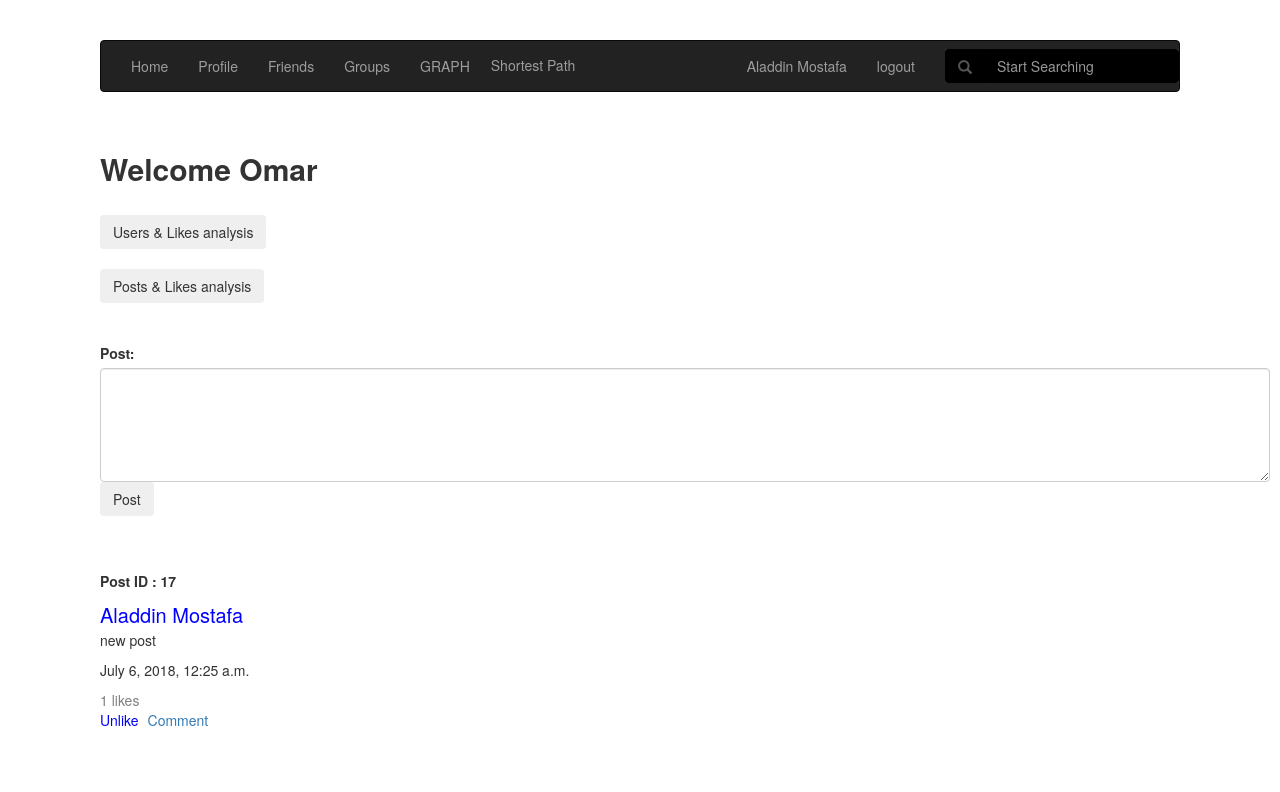
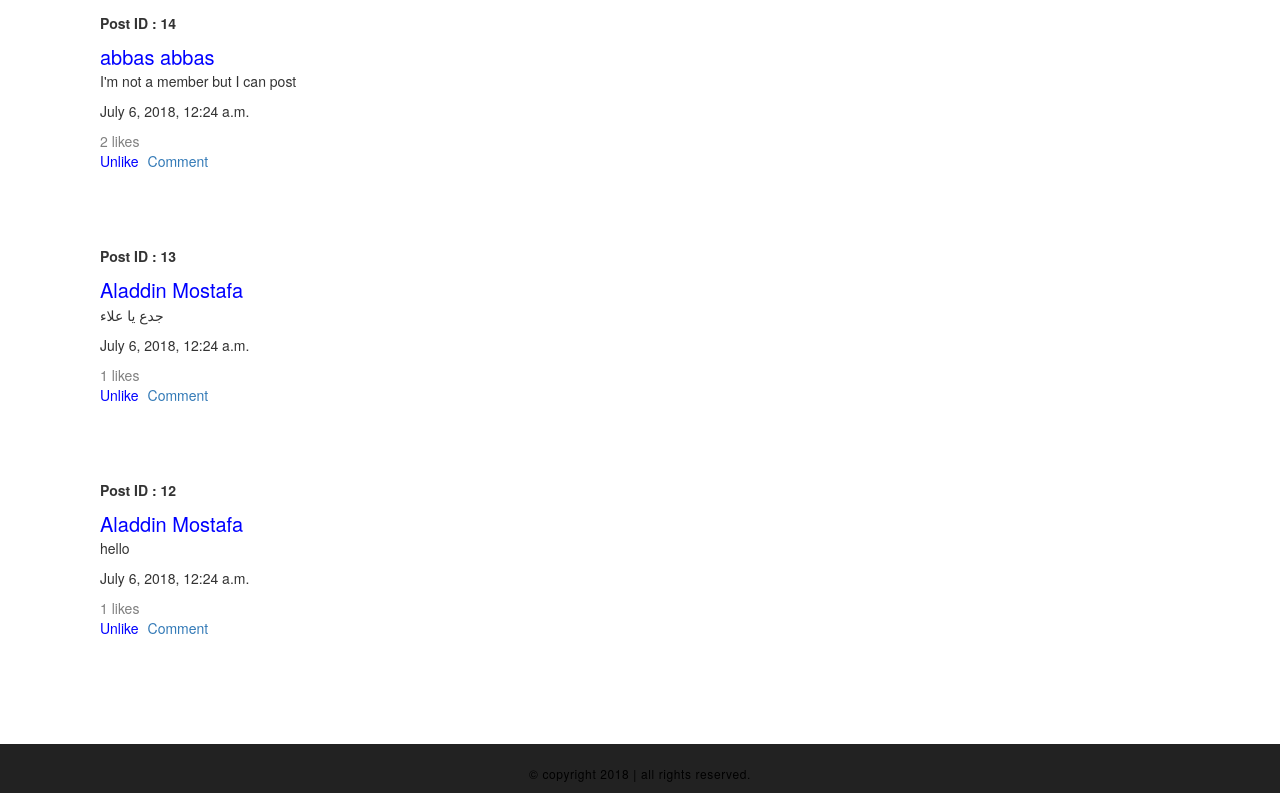
Before: /groups/1/ (signed in) with the older database file (2 pictures, top to bottom).
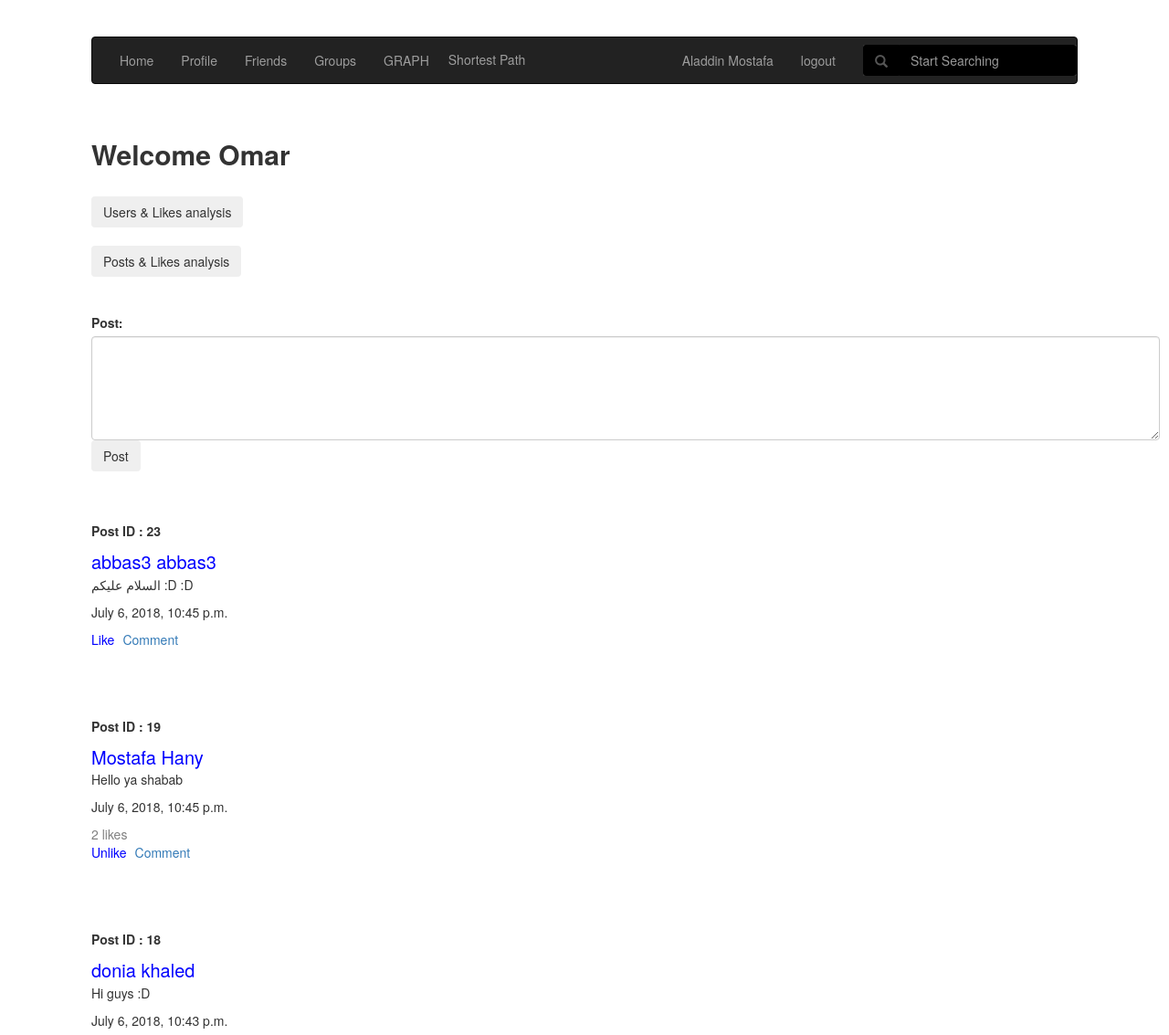
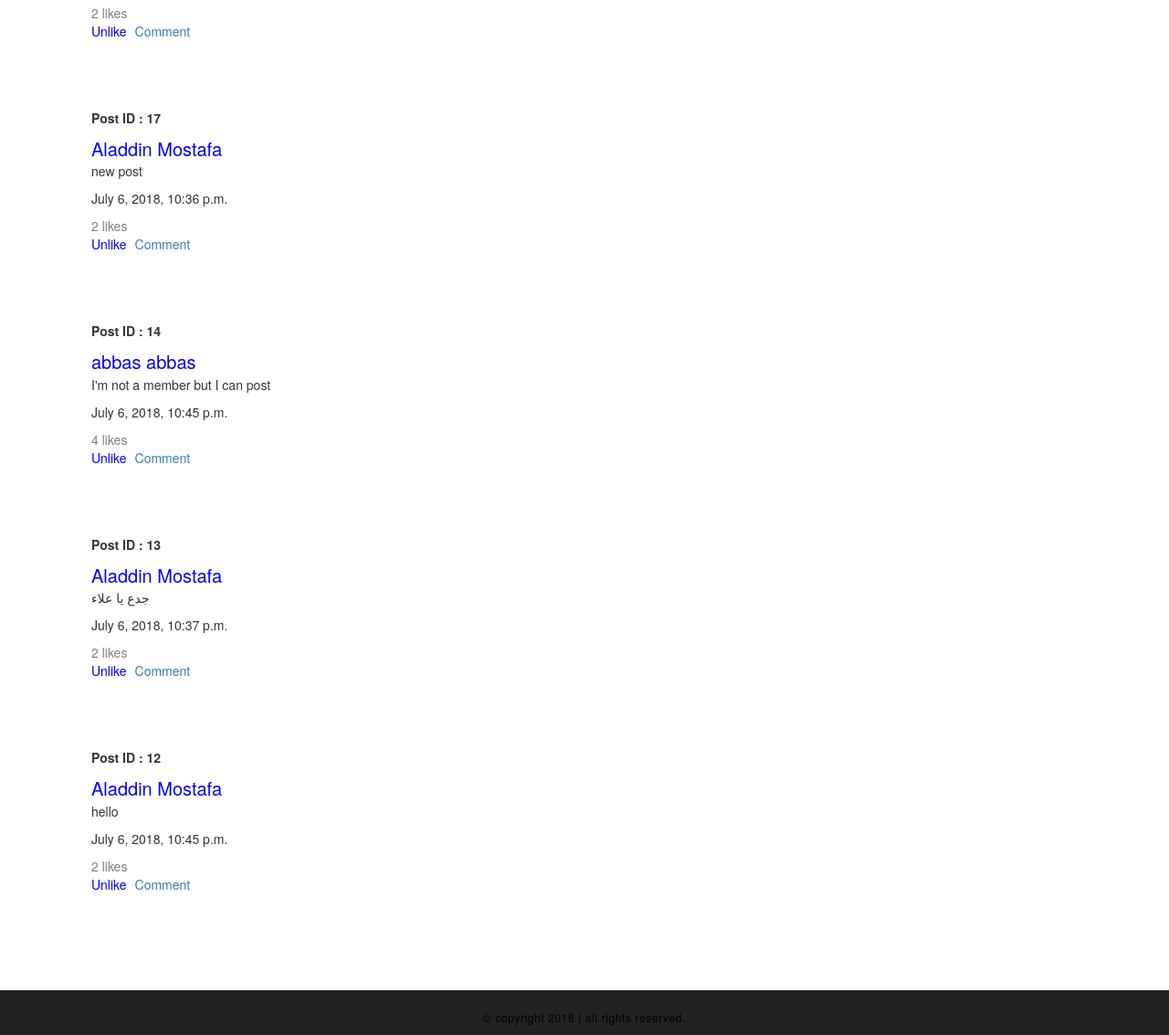
After: the same page with the newer database file (2 pictures, top to bottom).
### social_network/models.py (models this page shows, shortened)
class Mypost(models.Model):
    postbody = models.CharField(max_length=1000)
    user = models.ForeignKey(CustomUser, on_delete=models.CASCADE)
    created = models.DateTimeField(auto_now_add=True)
    updated = models.DateTimeField(auto_now=True)
    likes = models.ManyToManyField(CustomUser, related_name="my_likes")
    group = models.ForeignKey(Group, on_delete=models.CASCADE, default=None, blank=True, null=True)

class CustomUser(AbstractUser):
    friends = models.ManyToManyField('self')
    username = models.CharField(max_length=100, unique=True)
    password = models.CharField(max_length=100)
    email = models.CharField(max_length=100, unique=True)
    first_name = models.CharField(max_length=100)
    last_name = models.CharField(max_length=100)
    birth_date = models.CharField(max_length=10)
    gender = models.CharField(max_length=8)
    mobile_number = models.CharField(max_length=15)
    def __str__(self):
        return self.first_name + " " + self.last_name

### social_network/views.py (the view, shortened to what this page needs)
# urls.py: url(r'groups/(?P<group_id>[0-9]+)/', views.groupHome.as_view(),name='grouphome' ),
class groupHome(View):
    template = 'social_network/group_home.html'
    def get(self, request, group_id):
        if request.user.is_authenticated:
            group = Group.objects.get(pk=group_id)
            posts = group.mypost_set.all()
            posts = sorted(posts, key=lambda instance: instance.created, reverse=True)
            return render(request, self.template, {'posts':posts, 'group':group})
        return render(request, self.template, {})

### social_network/models.py (called while the page is built)
    def __str__(self):
        return self.name

### social_network/templates/social_network/group_home.html (shortened to what this page needs)
<!DOCTYPE html>
<html lang="en">
<head>
<link rel="stylesheet" href="https://cdnjs.cloudflare.com/ajax/libs/font-awesome/4.7.0/css/font-awesome.min.css">
<link rel="stylesheet" href="https://maxcdn.bootstrapcdn.com/bootstrap/3.3.7/css/bootstrap.min.css">
<link rel="stylesheet" href="https://maxcdn.bootstrapcdn.com/bootstrap/3.3.7/css/bootstrap.min.css">
</head>
<body>
<nav class="navbar navbar-inverse">
  <div class="container-fluid">
    <ul class="nav navbar-nav">
      <li ><a href="/">Home</a></li>
      <li><a href="/{{user.username}}/">Profile</a></li>
      <li><a href="/{{user.username}}/friends/">Friends</a></li>
        <li><a href="/{{user.username}}/groups/">Groups</a></li>
        <li><a href="{%url 'graph'%}">GRAPH</a></li>
        <li><button  id="from_to">Shortest Path</button></li>
    </ul>
      <ul class="nav navbar-nav navbar-right">
          {% if user.is_authenticated %}
          <li><a href="/{{user.username}}/">{{user}}</a></li>
          <li><a href="/logout/"> logout </a></li>
          {% else %}
          <li><a href="/reg/"> Register </a></li>
          <li><a href="/login/"> Login </a></li>
          {% endif %}
      <form class="navbar-form navbar-right" method="get" action="">
        <div class="form-group" style="background-color:#333;">
            <div class="input-group" >
                <div class="input-group-addon" style="background-color:black;border-color:black;">
                    <span class="glyphicon glyphicon-search"></span>
                </div>
                <input type="text" name="search" class="form-control" placeholder="Start Searching" style="background-color:black;border-color:black;">
            </div>
        </div>
      </form>
            </ul>
  </div>
</nav>
<br>
<h2 class="card-title"><b>{{group}}</b></h2>
<br>
        <form method="post" action="{%url 'groupan'%}">
            <button type="submit" class="btn" name="addfriend" value={{user.username}}>Users & Likes analysis</button>
        </form>
<br>
        <form method="post" action="{%url 'postan'%}">
            <button type="submit" class="btn" name="addfriend" value={{user.username}}>Posts & Likes analysis</button>
        </form>
<br>
<br>
<div class="container">
  <div class="row">
    <div class="card">
      <div class="form-group">
    {% if user.is_authenticated %}
<form method="post" action="">
  <label for="comment">Post:</label>
  <textarea class="form-control" rows="5" id="comment" name="postbody"></textarea>
  <button type="submit" class="btn">Post</button>
</form>
</div>
</div>
</div>
<br>
<br>
{%for post in posts%}
    <div class="row">
  <div class="card">
<div class="card-body">
              <p class="card-text"><strong>Post ID : {{post.pk}}</strong></p>
  <a href="{%url 'profile' post.user.username %}" class="author">{{post.user}}</a>
  <p class="card-text">{{post.postbody}}</p>
    <p class="card-text">{{post.updated}}</p>
    <div class="form-group mx-sm-3 mb-2">
    {% if post.likes.count > 0 %}
        <form method="post" action="">
        <button type="submit" class="LikesBtn">{{post.likes.count}} likes</button>
        </form>
    {% endif %}
    {% if request.user in post.likes.all %}
    <form method="post" action="">
        <button type="submit" class="likebtn">Unlike</button>
    </form>
    {%else%}
    <form method="post" action="">
        <button type="submit" class="likebtn">Like</button>
    </form>
    {%endif%}
  <a href="#" class="card-link">Comment</a>
  </div>
    <br> <br> <br>
</div>
</div>
</div>
    {% endfor %}
    {%endif%}
<br>
<br>
<div class="row">
  <div class="card">
<div class="card-body">
<div class="container-fluid" id="footer">
   <div>
     <p>
       &copy; copyright 2018 | all rights reserved.
     </p>
   </div>
 </div>
</div>
</body>
</html>

Changed rows visible on the page:
added Mypost: pk "23", user "abbas3 abbas3", postbody "السلام عليكم :D :D", updated "July 6, 2018, 10:45 p.m."
added Mypost: pk "19", user "Mostafa Hany", postbody "Hello ya shabab", updated "July 6, 2018, 10:45 p.m.", likes.count "2"
added Mypost: pk "18", user "donia khaled", postbody "Hi guys :D", updated "July 6, 2018, 10:43 p.m.", likes.count "2"
changed Mypost "new post": updated "July 6, 2018, 12:25 a.m." → "July 6, 2018, 10:36 p.m."; likes.count "1" → "2"
changed Mypost "I'm not a member but I can post": updated "July 6, 2018, 12:24 a.m." → "July 6, 2018, 10:45 p.m."; likes.count "2" → "4"
changed Mypost "جدع يا علاء": updated "July 6, 2018, 12:24 a.m." → "July 6, 2018, 10:37 p.m."; likes.count "1" → "2"
changed Mypost "hello": updated "July 6, 2018, 12:24 a.m." → "July 6, 2018, 10:45 p.m."; likes.count "1" → "2"
